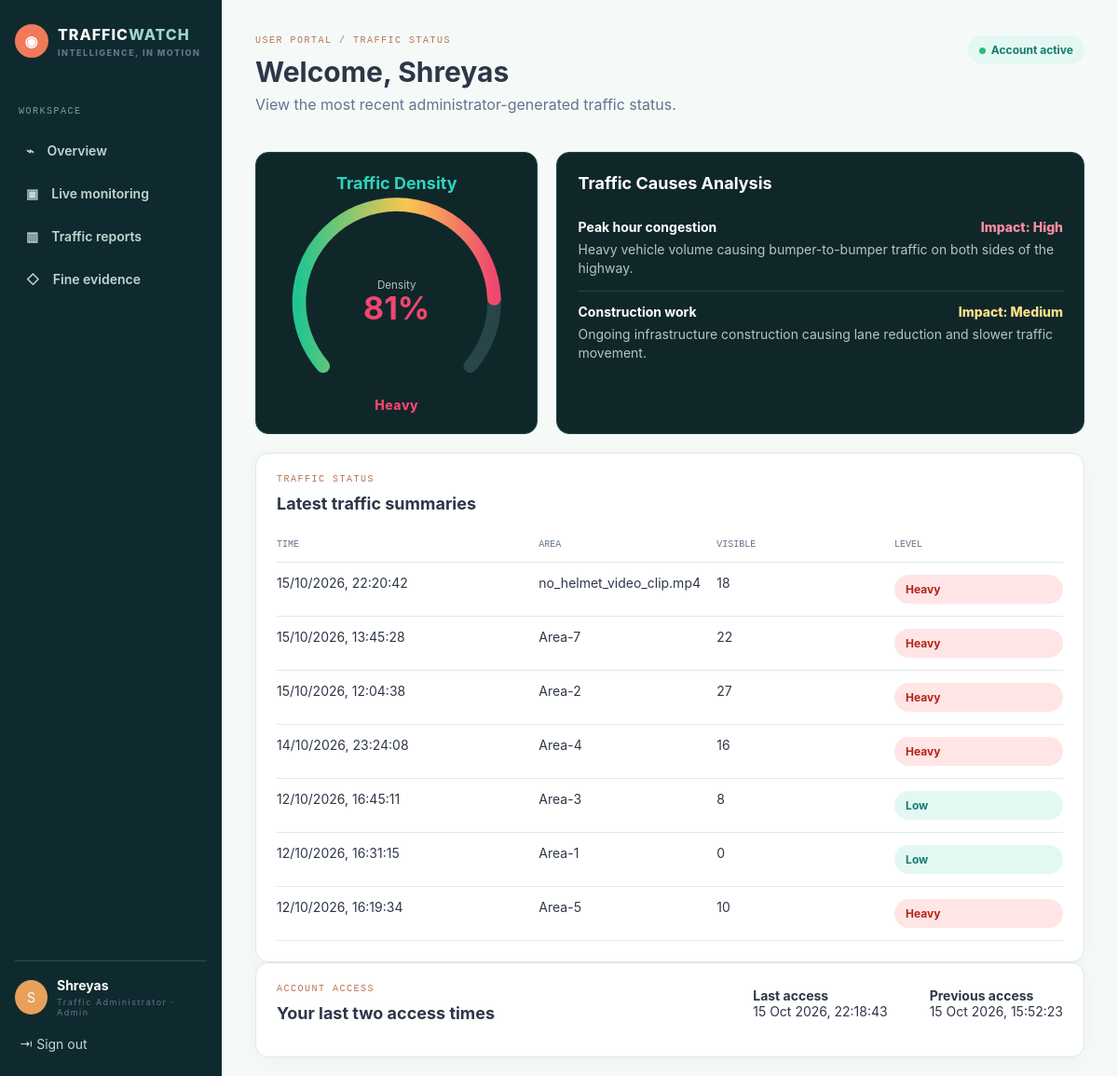
The page /user/ (signed in) on the database its author committed.
### monitoring/models.py (models this page shows)
class TrafficSummary(models.Model):
    created_at = models.DateTimeField(auto_now_add=True)
    source_name = models.CharField(max_length=160)
    visible_vehicles = models.PositiveIntegerField(default=0)
    score = models.DecimalField(max_digits=6, decimal_places=2, default=0)
    level = models.CharField(max_length=12, default="Low")
    @property
    def area_name(self):
        match = re.search(r"clip\s*(\d+)", self.source_name, flags=re.IGNORECASE)
        return f"Area-{match.group(1)}" if match else self.source_name

class AccessLog(models.Model):
    user = models.ForeignKey(settings.AUTH_USER_MODEL, on_delete=models.CASCADE, related_name="accesses")
    accessed_at = models.DateTimeField(auto_now_add=True)
    class Meta:
        ordering = ["-accessed_at"]

### monitoring/views.py (the view)
# urls.py: path("user/", views.user_dashboard, name="user_dashboard"),
@login_required
def user_dashboard(request):
    context = base_context(request)
    context.update({"traffic_summaries": TrafficSummary.objects.order_by("-created_at", "-id")[:8]})
    return render(request, "user_dashboard.html", context)

### monitoring/views.py (called while the page is built)
def base_context(request):
    recent = TrafficSummary.objects.order_by("-created_at", "-id")[:5]
    return {"access_logs": AccessLog.objects.filter(user=request.user)[:2], "recent_summaries": recent, "latest": recent[0] if recent else None}

### templates/user_dashboard.html (shortened to what this page needs)
{% extends 'base.html' %}{% block content %}<header class="pagehead"><div><p class="eyebrow">USER PORTAL / TRAFFIC STATUS</p><h1>Welcome, {{ request.user.username }}</h1><p>View the most recent administrator-generated traffic status.</p></div><span class="status"><i></i>Account active</span></header><section class="user-insights">{% include 'includes/density_gauge.html' with density=latest.score %}<article class="traffic-causes-card"><h2>Traffic Causes Analysis</h2>{% if latest and latest.score >= 70 %}<div class="cause"><div><b>Peak hour congestion</b><span>Impact: High</span></div><p>Heavy vehicle volume causing bumper-to-bumper traffic on both sides of the highway.</p></div><div class="cause"><div><b>Construction work</b><span class="medium">Impact: Medium</span></div><p>Ongoing infrastructure construction causing lane reduction and slower traffic movement.</p></div>{% else %}<div class="cause"><div><b>Normal traffic flow</b><span class="low">Impact: Low</span></div><p>Current vehicle volume is moving steadily with no major congestion indicators.</p></div>{% endif %}</article></section><section class="card"><p class="eyebrow">TRAFFIC STATUS</p><h2>Latest traffic summaries</h2><div class="table traffic-status-table"><div class="thead"><span>TIME</span><span>AREA</span><span>VISIBLE</span><span>LEVEL</span></div>{% for summary in traffic_summaries %}<div><span>{{ summary.created_at|date:'d/m/Y, H:i:s' }}</span><span>{{ summary.area_name }}</span><span>{{ summary.visible_vehicles }}</span><span class="pill {{ summary.level|lower }}">{{ summary.level }}</span></div>{% empty %}<p class="muted">Traffic status will appear once the administrator processes a video.</p>{% endfor %}</div></section><section class="card signin"><div><p class="eyebrow">ACCOUNT ACCESS</p><h2>Your last two access times</h2></div><div>{% for log in access_logs %}<p><b>{% if forloop.first %}Last access{% else %}Previous access{% endif %}</b><br><span>{{ log.accessed_at|date:'d M Y, H:i:s' }}</span></p>{% empty %}<p class="muted">No access history yet.</p>{% endfor %}</div></section>{% endblock %}

### templates/base.html (shortened to what this page needs)
{% load static %}<!doctype html><html lang="en"><head><link rel="stylesheet" href="{% static 'css/app.css' %}"><link rel="stylesheet" href="{% static 'css/monitoring.css' %}"></head><body><aside class="sidebar"><a class="brand" href="{% if request.user.is_staff %}{% url 'dashboard' %}{% else %}{% url 'user_dashboard' %}{% endif %}"><span class="brandmark">◉</span><span>TRAFFIC<span>WATCH</span><small>INTELLIGENCE, IN MOTION</small></span></a><p class="nav-label">{% if request.user.is_staff %}WORKSPACE{% else %}MY WORKPLACE{% endif %}</p><nav>{% if request.user.is_staff %}<a class="" href="{% url 'dashboard' %}">⌁ <span>Overview</span></a><a class="" href="{% url 'live_monitoring' %}">▣ <span>Live monitoring</span></a><a class="" href="{% url 'reports' %}">▥ <span>Traffic reports</span></a><a class="" href="{% url 'violations' %}">◇ <span>Fine evidence</span></a>{% else %}<a href="{% url 'user_dashboard' %}">▥ <span>Traffic status</span></a><a href="{% url 'pending_fines' %}">◇ <span>Pending fines</span></a>{% endif %}</nav><div class="profile"><span class="avatar">{{ request.user.username|first|upper }}</span><span><b>{{ request.user.username }}</b><small>{% if request.user.is_staff %}Traffic Administrator · Admin{% else %}Registered user{% endif %}</small></span></div><a class="signout" href="{% url 'logout' %}">⇥ Sign out</a></aside><main class="page">{% block content %}{% endblock %}</main></body></html>

### static/css/app.css (style rules this page uses)
:root { --teal:#14b8a6;--deep:#0f2a2e;--coral:#f07a5a;--ink:#2d3748;--muted:#64748b;--bg:#f5faf9;--line:#dfe9e6;--white:#fff;--radius:14px }
* { box-sizing:border-box }
body { margin:0;background:var(--bg);color:var(--ink);font:14px Inter,Segoe UI,sans-serif }
a { color:var(--coral);text-decoration:none }
h1,h2,p { margin-top:0 }
h1 { font-size:30px;margin-bottom:7px }
h2 { font-size:18px }
small,.muted { color:var(--muted) }
.sidebar { position:fixed;inset:0 auto 0 0;width:238px;background:var(--deep);padding:26px 16px;color:#d2e1df;display:flex;flex-direction:column }
.brand { color:#fff;font-weight:800;letter-spacing:1px;font-size:16px;display:flex;gap:10px;align-items:center }
.brand span span { color:#a1d4ce }
.brand small,.profile small { display:block;font-size:9px;letter-spacing:1.5px;margin-top:4px }
.brandmark,.lock { background:var(--coral);color:#fff;border-radius:50%;width:36px;height:36px;display:grid;place-items:center }
.nav-label,.eyebrow { color:#b87351;font:10px ui-monospace,monospace;letter-spacing:1.5px }
.nav-label { margin:52px 4px 12px;color:#7ca09c }
nav a { color:#c2d5d2;display:flex;gap:14px;padding:13px 12px;border-radius:9px;margin:3px 0;font-weight:600 }
.profile { border-top:1px solid #285052;padding-top:17px;margin-top:auto;display:flex;gap:10px;align-items:center }
.avatar { background:#e7a15b;color:#fff;border-radius:50%;padding:10px 13px }
.profile b { color:#fff }
.signout { margin:20px 5px 0;color:#c2d5d2 }
.page { margin-left:238px;min-height:100vh;padding:38px 36px 20px }
.pagehead { display:flex;justify-content:space-between;align-items:start;margin-bottom:25px }
.pagehead>div>p:not(.eyebrow) { color:var(--muted);font-size:16px }
.status,.pill { border-radius:999px;background:#e4f8f3;color:#147c70;padding:8px 12px;font-size:12px;font-weight:700 }
.status i { display:inline-block;background:#28bd7c;width:7px;height:7px;border-radius:50%;margin-right:6px }
.card,.stats article { background:#fff;border:1px solid var(--line);border-radius:var(--radius);padding:22px;box-shadow:0 5px 18px #17483a0a;transition:.2s }
.signin { display:flex;justify-content:space-between;align-items:center }
.signin>div:last-child { display:flex;gap:45px }
.table>div { display:grid;grid-template-columns:1.4fr repeat(5,1fr);gap:10px;border-bottom:1px solid var(--line);padding:13px 0 }
.thead { font:10px ui-monospace,monospace;color:var(--muted) }
.density-gauge-card,.traffic-causes-card,.congestion-score-card { background:#102729;border:1px solid #21494a;border-radius:14px;padding:22px;color:#fff }
.report-density-row,.user-insights { display:grid;grid-template-columns:minmax(240px,.8fr) 1fr;gap:20px;margin-bottom:20px }
.pill.heavy { background:#ffe5e5;color:#b42318 }
.user-insights { grid-template-columns:minmax(240px,.75fr) 1.4fr }
.traffic-causes-card h2 { color:#fff }
.cause { padding:13px 0;border-bottom:1px solid #284649 }
.cause:last-child { border:0 }
.cause>div { display:flex;justify-content:space-between;gap:12px }
.cause b { color:#fff }
.cause span { color:#ff8da1;font-weight:800 }
.cause span.medium { color:#ffe08a }
.cause p { margin:6px 0 0;color:#b6c4c5;line-height:1.45 }

### static/css/monitoring.css (style rules this page uses)
.traffic-status-table>div { grid-template-columns:1.5fr 1fr 1fr 1fr }

### rows shown on the page
TrafficSummary: created_at "15/10/2026, 22:20:42", area_name "no_helmet_video_clip.mp4", visible_vehicles "18", level "Heavy"
TrafficSummary: created_at "15/10/2026, 13:45:28", area_name "Area-7", visible_vehicles "22", level "Heavy"
TrafficSummary: created_at "15/10/2026, 12:04:38", area_name "Area-2", visible_vehicles "27", level "Heavy"
TrafficSummary: created_at "14/10/2026, 23:24:08", area_name "Area-4", visible_vehicles "16", level "Heavy"
TrafficSummary: created_at "12/10/2026, 16:45:11", area_name "Area-3", visible_vehicles "8", level "Low"
TrafficSummary: created_at "12/10/2026, 16:31:15", area_name "Area-1", visible_vehicles "0", level "Low"
TrafficSummary: created_at "12/10/2026, 16:19:34", area_name "Area-5", visible_vehicles "10", level "Heavy"
AccessLog: shows "Last access", accessed_at "15 Oct 2026, 22:18:43"
AccessLog: shows "Previous access", accessed_at "15 Oct 2026, 15:52:23"

### other values the page prints
{{ request.user.username|first|upper }} "S"
{{ request.user.username }} "Shreyas"
